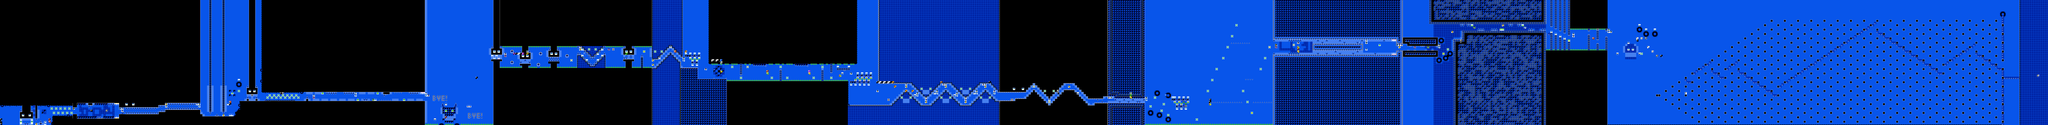

A 2D game scene composited from a Tiled map and its tileset images. What follows is a short description and the map's XML, with each tile layer's data collapsed to a summary:
An orthogonal 930x57 tile map with 16x16 px tiles, 2 tile layers (SP, ...), 2 tilesets.

<map version="1.10" tiledversion="1.11.2" orientation="orthogonal" renderorder="right-down" width="930" height="57" tilewidth="16" tileheight="16" infinite="0" nextlayerid="3" nextobjectid="1">
 <editorsettings>
  <chunksize width="16" height="27" />
  <export target="../LEVELS/LEVEL DATA/clubstep.csv" format="csv" />
 </editorsettings>
 <tileset firstgid="1" name="famidash" tilewidth="16" tileheight="16" tilecount="256" columns="16">
  <image source="../../../GRAPHICS/famidash.bmp" width="256" height="256" />
 </tileset>
 <tileset firstgid="257" name="sprites" tilewidth="16" tileheight="16" tilecount="256" columns="16">
  <image source="../../../GRAPHICS/sprites.png" width="256" height="256" />
 </tileset>
 <layer id="1" width="930" height="57">
  <data>[53010 cells, 53010 non-empty, 130 distinct tile ids]</data>
 </layer>
 <layer id="2" name="SP" width="930" height="57">
  <data>[53010 cells, 370 non-empty, 62 distinct tile ids]</data>
 </layer>
</map>
